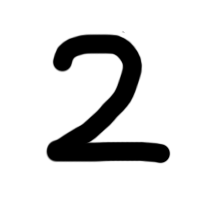
#> input picture digit2.png, 200 x 200 px, found by its file name
$ jupyter execute SupportVectorMachine_MNIST.ipynb
#> lines starting #> are read from the running program, lines starting #| are printed output that depends on the picture; after the words box and inside, x2 and y2 are one past the last pixel; in counts of white or black regions, pixels touching at a corner belong together
# SVM｜Support-Vector Machine
scikit-learn の SVM による 手書き文字の認識

### 利用するライブラリ
* numpy：数値計算
* matplotlib.pyplot：画像表示

* scikit-learn
  * datasets：機械学習サンプルデータ
  * train_test_split：学習用データとテストデータの分離
  * svm：判別アルゴリズム サポートベクターマシン
  * metrics：モデルの評価を行うモジュール

* pillow（PIL）：画像処理
* requests, io：画像データの読み込み

### 利用するデータ
* digits（scikit-learn の datasets に含まれます）
  * MNIST（以下がオリジナル）のスモール版
  http://yann.lecun.com/exdb/mnist/
  * データは 0～9の 数字がそれぞれ180個前後、計1797個
  * 個々の画像は、サイズ 8×8、明暗 0〜16 のデータ
* 判別確認用のサンプル画像
  * https://github.com/koichi-inoue/DataScience/blob/main/digit2.png
  * https://github.com/koichi-inoue/DataScience/blob/main/digit7.png

### ライブラリの読み込み

[cell 1]
# 標準的なライブラリ
import numpy as np
import matplotlib.pyplot as plt

# 機械学習用ライブラリ
from sklearn import datasets
from sklearn.model_selection import train_test_split
from sklearn import svm
from sklearn import metrics

# 画像の読み込みと表示確認に利用するライブラリ
import requests
import io
from PIL import Image

### データの読み込み

[cell 2]
# 手書き数字データの読み込み
digits = datasets.load_digits()

# 学習データ（ 画像データはベクトルなので慣例にしたがって X は大文字 ）
X = digits.data

# 教師データ（ 回答は「数値」なので慣例にしたがって y は小文字）
y = digits.target

[cell 3]
# 各数字データの平均化した値を画像出力して確認（参考までに｜処理上は不要）
output_images = np.zeros((10,8,8))
fig = plt.figure(figsize=(10,5))
for i in range(10):
    output_images[i] = digits.images[y == i].mean(axis=0)
    ax = fig.add_subplot(2, 5, i+1)
    ax.axis('off')
    ax.set_title('Digit.{0} (n={1})'.format(i, len(digits.images[y == i])))
    ax.imshow(output_images[i], cmap=plt.cm.gray, interpolation='none')
plt.show()
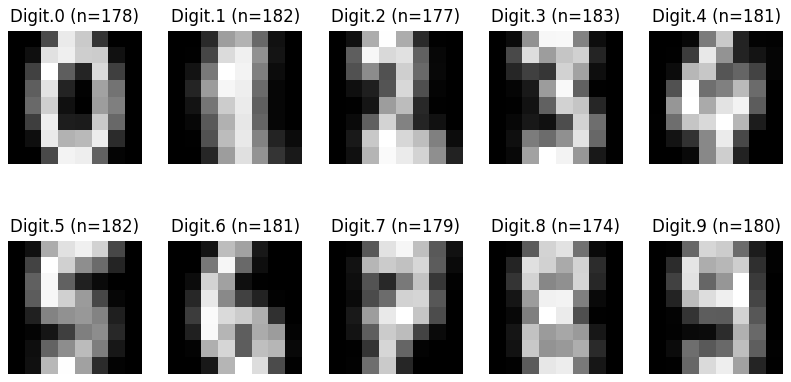
#> figure drawn by matplotlib, 10 panels

### 学習用データとテストデータの分割

[cell 4]
# データを学習用とテスト用に分割する
X_train, X_test, y_train, y_test = train_test_split( X, y, test_size = 0.2 )

### 判別学習

[cell 5]
# 判別アルゴリズムに SVM を使用
clf = svm.SVC( C=1.0, kernel='linear' )

# 学習
clf.fit( X_train, y_train )

* SVM(サポートベクターマシン)とは、教師あり学習のクラス分類と、回帰のできる機械学習アルゴリズムです。

### 予測

[cell 6]
# 予測（Predicted）
y_pred = clf.predict( X_test )

# 正解率 (Accuracy)
metrics.accuracy_score(y_pred, y_test)

* テストデータでは、98% の正解率になっています。

### 混同行列で確認

[cell 7]
# predicted（X_test の予測） y_testでクロスをとる。
metrics.confusion_matrix( y_pred, y_test )

* 対角線上にあるものは、正しく予測されたデータの数で、対角線から外れたものは、予測が間違えていることを意味します。

## 自作画像で検証

### サンプル画像の読み込み

[cell 8]
# サンプル画像の読み込み
url = requests.get('https://raw.githubusercontent.com/koichi-inoue/DataScience/main/digit2.png')

# 画像を読み込んで 8bit(256階調) gray に変換
my_image = Image.open(io.BytesIO(url.content)).convert('L')
plt.imshow(my_image, cmap=plt.cm.gray)
plt.show()

### 画像データをモデルの形式に合わせる

[cell 9]
# 8×8にリサイズ
my_image = my_image.resize((8, 8), Image.LANCZOS)
# ndarray型に変換
my_image = np.array( my_image, dtype=float )
# レベルを 0-16にするとともに階調を反転
my_image = 16 - np.floor(17 * my_image / 256)

# 画像出力（digits形式に変換後）
plt.imshow(my_image,cmap=plt.cm.gray, interpolation='none')
plt.show()
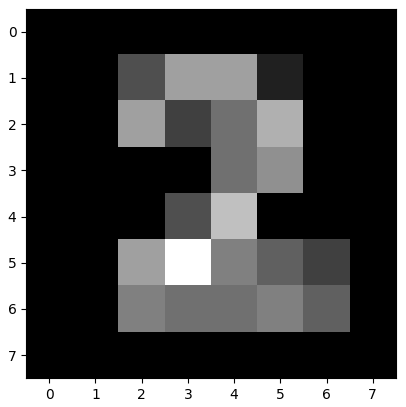
#> figure drawn by matplotlib, 1 panel

### 予測（画像認識）

[cell 10]
# 二次元を一次元に変換
my_image = my_image.reshape((-1,64))
# 予測判定
res = clf.predict( my_image )
#> res = [2]
res[0]
#> Out = 2

$ run again, with digit7.png copied over digit2.png
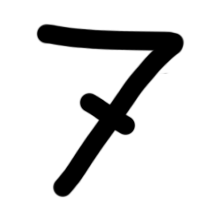
#> input picture digit7.png, 200 x 200 px, found by its file name
#> `plt.show()`:
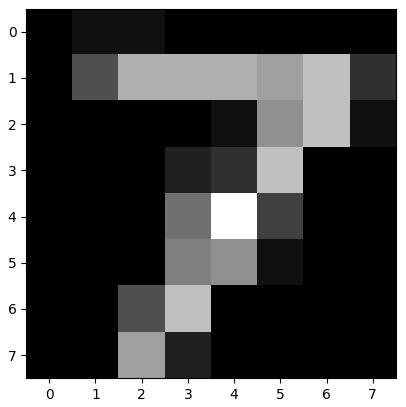
#> figure drawn by matplotlib, 1 panel
#> res = [7]
#> Out = 7

$ run again, with circle.png copied over digit2.png
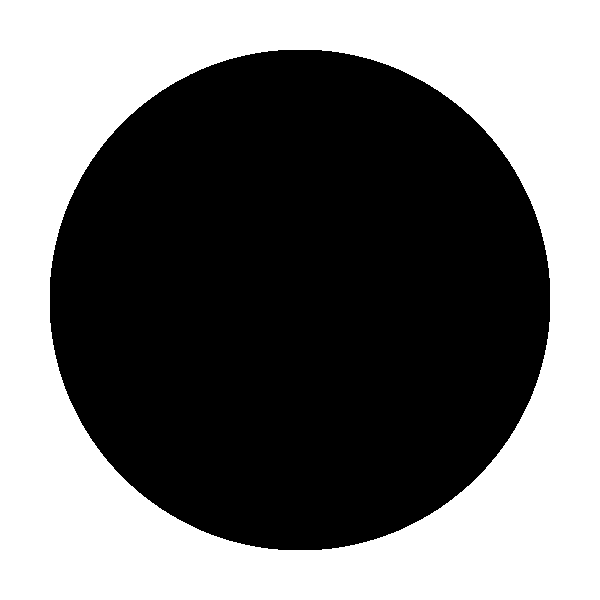
#> input picture circle.png, 600 x 600 px, found by its file name
#> my_image: PIL image 600x600 L; 45.2% white; 1 white region, box (x1, y1, x2, y2) and area: (0, 0, 600, 600) 162739
#> `plt.show()`:
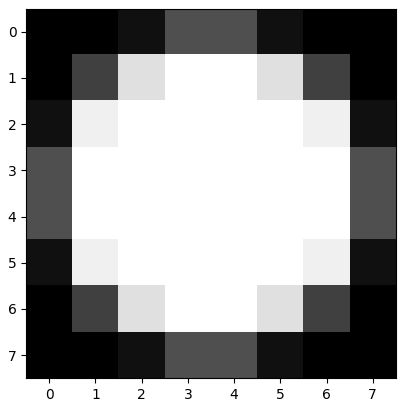
#> figure drawn by matplotlib, 1 panel
#> res = [4]
#> Out = 4
